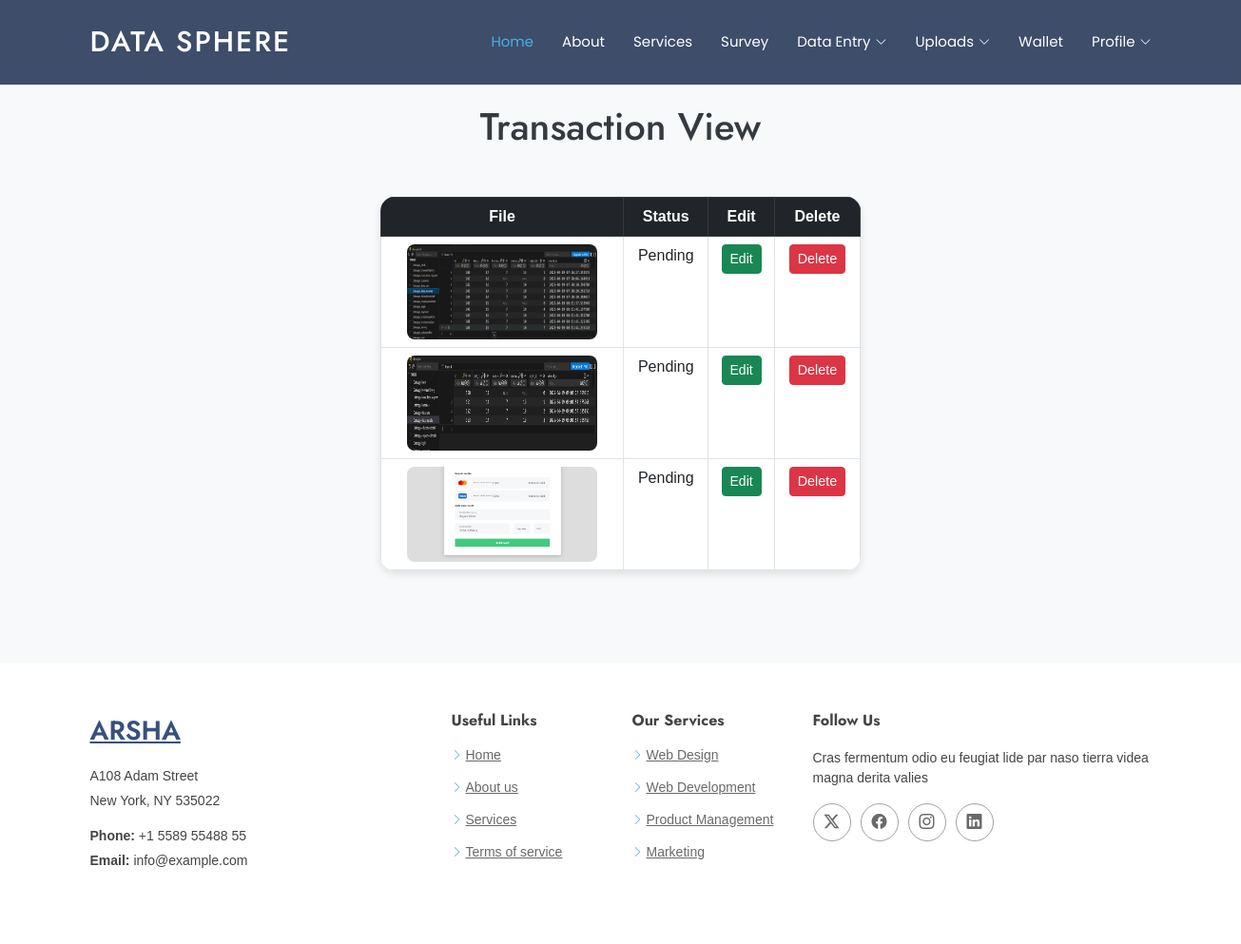
The app's page /user_transaction_view (signed in), older data.
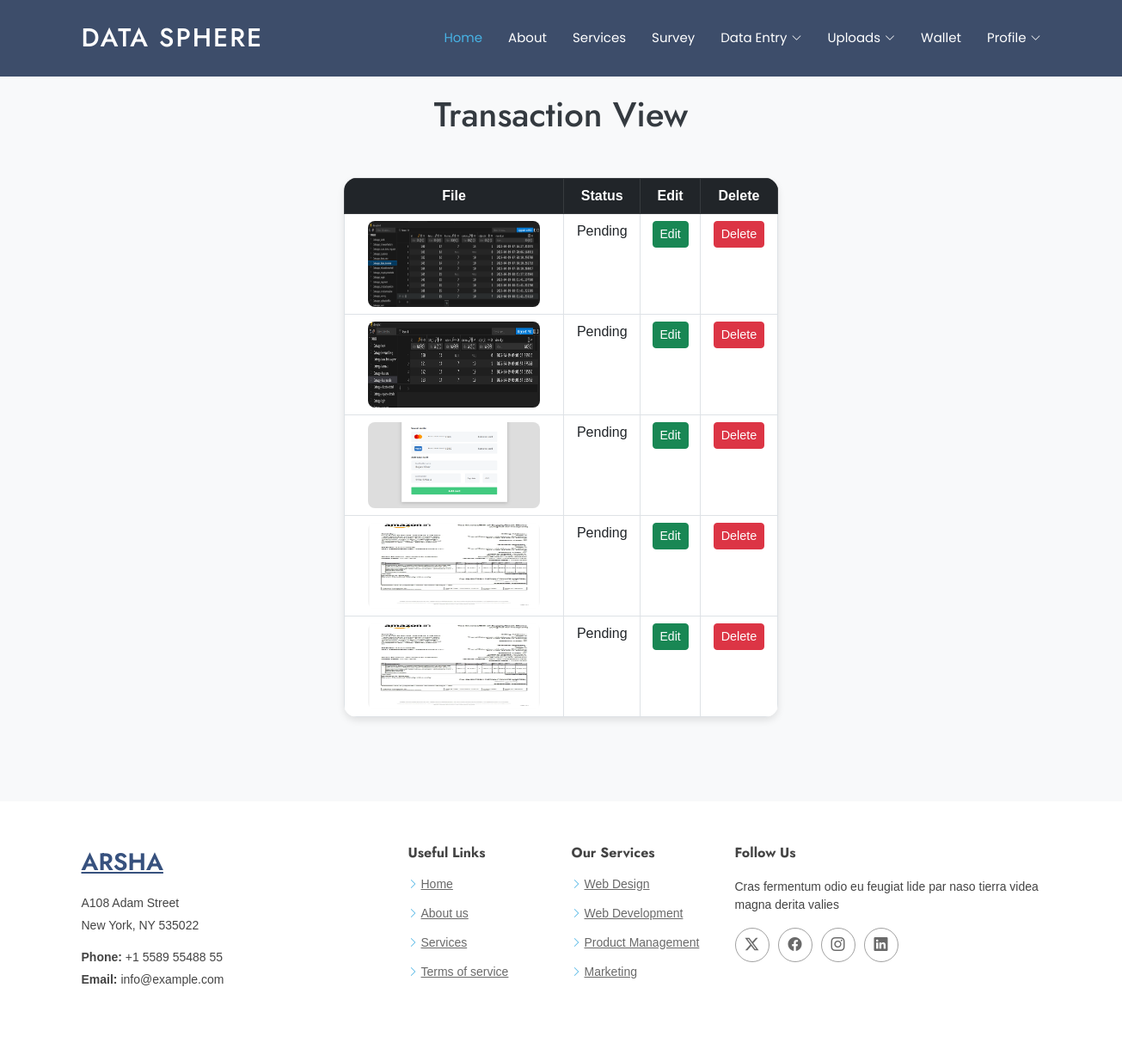
The same page, newer data.
### Dataapp/models.py (models this page shows)
class UploadedFile(models.Model):
    file = models.FileField(upload_to='uploads/')
    transaction_id = models.CharField(max_length=100, null=True, blank=True)
    dateee = models.DateField(default=now)
    transaction_type = models.CharField(max_length=100, default="0")
    amount = models.CharField(max_length=100, default="0")
    payment_method = models.CharField(max_length=100, default="0")
    merchant_name = models.CharField(max_length=100, default="0")
    category = models.CharField(max_length=100,default=0)
    upload_date = models.DateField(default=now)
    status = models.IntegerField(default=0)
    login = models.ForeignKey(User, on_delete=models.CASCADE)

### Dataapp/views.py (the view)
# urls.py: path('user_transaction_view',views.user_transaction_view,name='user_transaction_view'),
def user_transaction_view(request):
    log=request.session['user_id']
    var=get_object_or_404(User,login_id=log)
    users=UploadedFile.objects.filter(login_id=var)
    return render(request,'user/user_trans_view.html',{'users':users})

### Dataapp/templates/user/user_trans_view.html (shortened to what this page needs)
{% extends "user/user_header.html" %}
{% load static %}
{% block content %}
{% load static %}
<!DOCTYPE html>
<html lang="en">
<head>
    <link href="https://cdn.jsdelivr.net/npm/bootstrap@5.3.0/dist/css/bootstrap.min.css" rel="stylesheet">
</head>
<body>
    <h1>Transaction View</h1>
    <div class="table-container">
        <table class="table table-bordered table-hover">
            <thead class="table-dark">
                <tr>
                    <th class="text-center">File</th>
                    <th class="text-center">Status</th>
                    <th class="text-center">Edit</th>
                    <th class="text-center">Delete</th>
                </tr>
            </thead>
            <tbody>
                {% for user in users %}
                <tr>
                    <td class="text-center"><img src="media/{{user.file}}" alt="File Image" height="100px" width="200px"></td>
                    <td class="text-center">
                        {% if user.status == 0 %}
                            <span>Pending</span>
                        {% elif user.status == 1 %}
                            <span>Accepted</span>
                        {% elif user.status == 2 %}
                            <span>Rejected</span>
                        {% endif %}
                    </td>
                    <td><a href="{% url 'tran_edit' user.id %}" class="btn btn-success btn-sm">Edit</a></td>
                    <td><a href="{% url 'tran_del' user.id %}" class="btn btn-danger btn-sm">Delete</a></td>
                </tr>
                {% endfor %}
            </tbody>
        </table>
    </div>
</body>
</html>
{% endblock %}

### Dataapp/templates/user/user_header.html (shortened to what this page needs)
{% load static %}
<!DOCTYPE html>
<html lang="en">
<head>
  <link href="{% static 'user/assets/vendor/bootstrap/css/bootstrap.min.css' %}" rel="stylesheet">
  <link href="{% static 'user/assets/vendor/bootstrap-icons/bootstrap-icons.css' %}" rel="stylesheet">
  <link href="{% static 'user/assets/vendor/aos/aos.css' %}" rel="stylesheet">
  <link href="{% static 'user/assets/vendor/glightbox/css/glightbox.min.css' %}" rel="stylesheet">
  <link href="{% static 'user/assets/vendor/swiper/swiper-bundle.min.css' %}" rel="stylesheet">
  <link href="{% static 'user/assets/css/main.css' %}" rel="stylesheet">
</head>
<body class="blog-page">
  <header id="header" class="header d-flex align-items-center sticky-top">
    <div class="container-fluid container-xl position-relative d-flex align-items-center">
      <a href="index.html" class="logo d-flex align-items-center me-auto">
        <h1 class="sitename">Data Sphere</h1>
      </a>
      <nav id="navmenu" class="navmenu">
        <ul>
          <li><a href="../user/" class="active">Home</a></li>
          <li><a href="#about">About</a></li>
          <li><a href="#services">Services</a></li>
          <li><a href="../select_bussiness_user">Survey</a></li>
          <li class="dropdown"><a href="#"><span>Data Entry</span> <i class="bi bi-chevron-down toggle-dropdown"></i></a>
          </li>
          <li class="dropdown"><a href="#"><span>Uploads</span> <i class="bi bi-chevron-down toggle-dropdown"></i></a>
          </li>
            <li>
            <a href="/user_wallet_view/">
                <span>Wallet</span>
            </a>
            </li>
          <li class="dropdown"><a href="#"><span>Profile</span> <i class="bi bi-chevron-down toggle-dropdown"></i></a>
          </li>
        </ul>
      </nav>
    </div>
  </header>
{% block content %}
{% endblock %}
  <br><br>
<footer id="footer" class="footer">
    <div class="container footer-top">
      <div class="row gy-4">
        <div class="col-lg-4 col-md-6 footer-about">
          <a href="index.html" class="d-flex align-items-center">
            <span class="sitename">Arsha</span>
          </a>
          <div class="footer-contact pt-3">
            <p>A108 Adam Street</p>
            <p>New York, NY 535022</p>
            <p class="mt-3"><strong>Phone:</strong> <span>+1 5589 55488 55</span></p>
            <p><strong>Email:</strong> <span>info@example.com</span></p>
          </div>
        </div>
        <div class="col-lg-2 col-md-3 footer-links">
          <h4>Useful Links</h4>
          <ul>
            <li><i class="bi bi-chevron-right"></i> <a href="#">Home</a></li>
            <li><i class="bi bi-chevron-right"></i> <a href="#">About us</a></li>
            <li><i class="bi bi-chevron-right"></i> <a href="#">Services</a></li>
            <li><i class="bi bi-chevron-right"></i> <a href="#">Terms of service</a></li>
          </ul>
        </div>
        <div class="col-lg-2 col-md-3 footer-links">
          <h4>Our Services</h4>
          <ul>
            <li><i class="bi bi-chevron-right"></i> <a href="#">Web Design</a></li>
            <li><i class="bi bi-chevron-right"></i> <a href="#">Web Development</a></li>
            <li><i class="bi bi-chevron-right"></i> <a href="#">Product Management</a></li>
            <li><i class="bi bi-chevron-right"></i> <a href="#">Marketing</a></li>
          </ul>
        </div>
        <div class="col-lg-4 col-md-12">
          <h4>Follow Us</h4>
          <p>Cras fermentum odio eu feugiat lide par naso tierra videa magna derita valies</p>
          <div class="social-links d-flex">
            <a href=""><i class="bi bi-twitter-x"></i></a>
            <a href=""><i class="bi bi-facebook"></i></a>
            <a href=""><i class="bi bi-instagram"></i></a>
            <a href=""><i class="bi bi-linkedin"></i></a>
          </div>
        </div>
      </div>
    </div>
  </footer>

### Dataapp/static/user/assets/css/main.css (style rules this page uses)
:root { --default-font: "Open Sans", system-ui, -apple-system, "Segoe UI", Roboto, "Helvetica Neue", Arial, "Noto Sans", "Liberation Sans", sans-serif, "Apple Color Emoji", "Segoe UI Emoji", "Segoe UI Symbol", "Noto Color Emoji"; --heading-font: "Jost", sans-serif; --nav-font: "Poppins", sans-serif; }
:root { --background-color: #ffffff; --default-color: #444444; --heading-color: #37517e; --accent-color: #47b2e4; --surface-color: #ffffff; --contrast-color: #ffffff; }
:root { --nav-color: #ffffff; --nav-hover-color: #47b2e4; --nav-mobile-background-color: #ffffff; --nav-dropdown-background-color: #ffffff; --nav-dropdown-color: #444444; --nav-dropdown-hover-color: #47b2e4; }
:root { scroll-behavior: smooth; }
body { color: var(--default-color); background-color: var(--background-color); font-family: var(--default-font); }
a { color: var(--accent-color); text-decoration: none; transition: 0.3s; }
h1, h2, h3, h4, h5, h6 { color: var(--heading-color); font-family: var(--heading-font); }
.header { --background-color: #3d4d6a; --heading-color: #ffffff; color: var(--default-color); background-color: var(--background-color); padding: 15px 0; transition: all 0.5s; z-index: 997; }
.header .logo { line-height: 1; }
.header .logo h1 { font-size: 30px; margin: 0; font-weight: 500; color: var(--heading-color); letter-spacing: 2px; text-transform: uppercase; }
@media (min-width: 1200px) { .navmenu { padding: 0; } }
@media (min-width: 1200px) { .navmenu ul { margin: 0; padding: 0; display: flex; list-style: none; align-items: center; } }
@media (min-width: 1200px) { .navmenu li { position: relative; } }
@media (min-width: 1200px) { .navmenu a, .navmenu a:focus { color: var(--nav-color); padding: 18px 15px; font-size: 15px; font-family: var(--nav-font); font-weight: 400; display: flex; align-items: center; justify-content: space-between; white-space: nowrap; transition: 0.3s; } }
@media (min-width: 1200px) { .navmenu a i, .navmenu a:focus i { font-size: 12px; line-height: 0; margin-left: 5px; transition: 0.3s; } }
@media (min-width: 1200px) { .navmenu li:last-child a { padding-right: 0; } }
@media (min-width: 1200px) { .navmenu li:hover>a, .navmenu .active, .navmenu .active:focus { color: var(--nav-hover-color); } }
.footer { color: var(--default-color); background-color: var(--background-color); font-size: 14px; padding-bottom: 50px; position: relative; }
.footer .footer-top { padding-top: 50px; }
.footer .social-links a { display: flex; align-items: center; justify-content: center; width: 40px; height: 40px; border-radius: 50%; border: 1px solid color-mix(in srgb, var(--default-color), transparent 50%); font-size: 16px; color: color-mix(in srgb, var(--default-color), transparent 20%); margin-right: 10px; transition: 0.3s; }
.footer h4 { font-size: 16px; font-weight: bold; position: relative; padding-bottom: 12px; }
.footer .footer-links { margin-bottom: 30px; }
.footer .footer-links ul { list-style: none; padding: 0; margin: 0; }
.footer .footer-links ul i { margin-right: 3px; font-size: 12px; line-height: 0; color: var(--accent-color); }
.footer .footer-links ul li { padding: 10px 0; display: flex; align-items: center; }
.footer .footer-links ul li:first-child { padding-top: 0; }
.footer .footer-links ul a { display: inline-block; color: color-mix(in srgb, var(--default-color), transparent 20%); line-height: 1; }
.footer .footer-about a { color: var(--heading-color); font-size: 28px; font-weight: 600; text-transform: uppercase; font-family: var(--heading-font); }
.footer .footer-contact p { margin-bottom: 5px; }

### Dataapp/templates/user/user_trans_view.html (style rules this page uses)
body { background-color: #f8f9fa; font-family: Arial, sans-serif; }
h1 { text-align: center; margin: 20px 0; color: #343a40; }
.table-container { margin: 50px auto; padding: 0 400px; }
table { width: 100%; border-collapse: collapse; box-shadow: 0 4px 8px rgba(0, 0, 0, 0.1); border-radius: 15px; overflow: hidden; }
th { background-color: #343a40; color: #fff; }
td, th { padding: 20px; text-align: center; }
td img { border-radius: 8px; }
.btn-danger { font-size: 0.9rem; }
header a { text-decoration: none; color: inherit; }

Row changes from the older to the newer data that the page shows:
added UploadedFile: file (picture), status "Pending"
added UploadedFile: file (picture), status "Pending"
